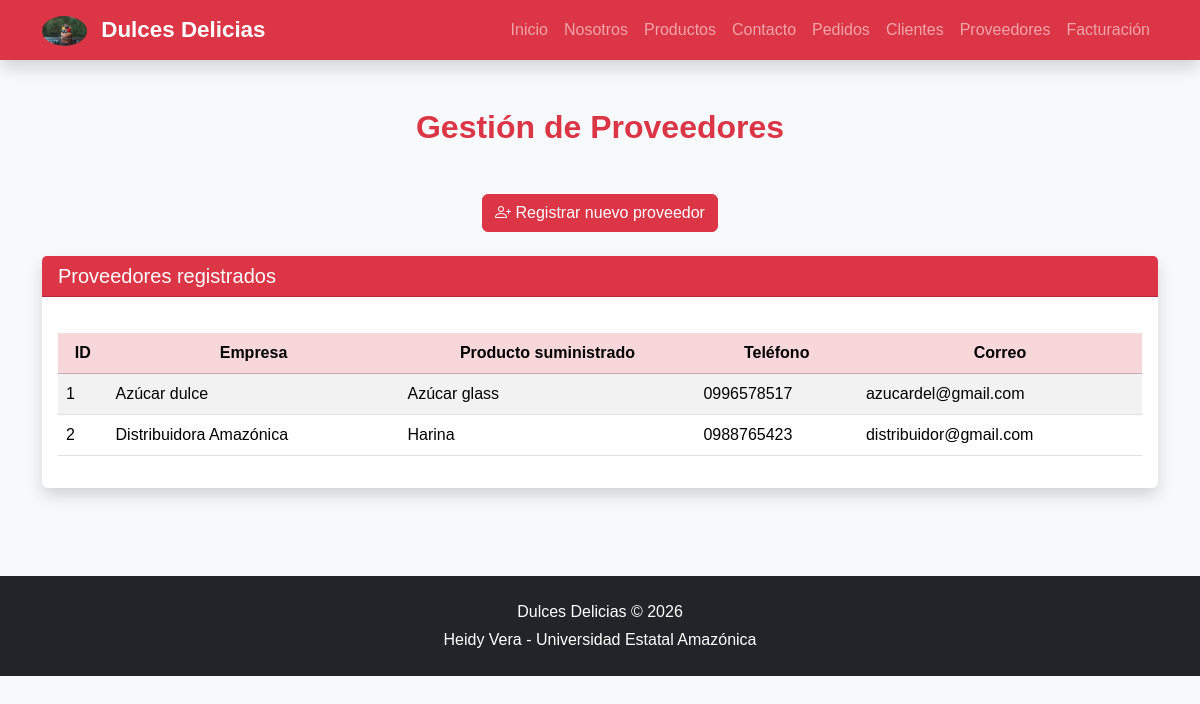
/proveedores, run on the app's committed database.
### tables this page shows
CREATE TABLE proveedores (
            id INTEGER PRIMARY KEY AUTOINCREMENT,
            empresa TEXT NOT NULL,
            producto TEXT NOT NULL,
            telefono TEXT NOT NULL,
            email TEXT NOT NULL
        );

### app.py (the view)
@app.route("/proveedores")
def proveedores():
    conn = conectar_bd()
    cursor = conn.cursor()
    cursor.execute("""
        SELECT id, empresa, producto, telefono, email
        FROM proveedores
    """)
    proveedores_lista = cursor.fetchall()
    conn.close()
    return render_template(
        "proveedores.html",
        proveedores=proveedores_lista
    )

### app.py (called while the page is built)
def conectar_bd():
    conn = sqlite3.connect(DATABASE)
    conn.row_factory = sqlite3.Row
    return conn

### templates/proveedores.html (shortened to what this page needs)
{% extends "base.html" %}
{% block content %}
<section class="py-5">
<div class="container">
    <h2 class="text-center text-danger mb-5">
        Gestión de Proveedores
    </h2>
    <div class="text-center mb-4">
        <a href="{{ url_for('nuevo_proveedor') }}"
           class="btn btn-danger">
            <i class="bi bi-person-plus"></i>
            Registrar nuevo proveedor
        </a>
    </div>
    <div class="card shadow">
        <div class="card-header bg-danger text-white">
            <h5 class="mb-0">
                Proveedores registrados
            </h5>
        </div>
        <div class="card-body">
            <div class="table-responsive">
                <table class="table table-striped table-hover">
                    <thead class="table-danger">
                        <tr>
                            <th>ID</th>
                            <th>Empresa</th>
                            <th>Producto suministrado</th>
                            <th>Teléfono</th>
                            <th>Correo</th>
                        </tr>
                    </thead>
                    <tbody>
                        {% for proveedor in proveedores %}
                        <tr>
                            <td>
                                {{ proveedor.id }}
                            </td>
                            <td>
                                {{ proveedor.empresa }}
                            </td>
                            <td>
                                {{ proveedor.producto }}
                            </td>
                            <td>
                                {{ proveedor.telefono }}
                            </td>
                            <td>
                                {{ proveedor.email }}
                            </td>
                        </tr>
                        {% endfor %}
                    </tbody>
                </table>
            </div>
        </div>
    </div>
</div>
</section>
{% endblock %}

### static/css/style.css (style rules this page uses)
body { font-family: Arial, Helvetica, sans-serif; background:#f8f9fa; color:#333; scroll-behavior:smooth; }
section h2 { font-weight:bold; margin-bottom:30px; }
.card { border:none; transition:0.3s; }
.btn { transition:.3s; }
.table { margin-top:20px; }
.table thead { text-align:center; }
.table tbody td { vertical-align:middle; }

### data on the page
proveedores: id "1", empresa "Azúcar dulce", producto "Azúcar glass", telefono "0996578517", email "azucardel@gmail.com"
proveedores: id "2", empresa "Distribuidora Amazónica", producto "Harina", telefono "0988765423", email "distribuidor@gmail.com"
